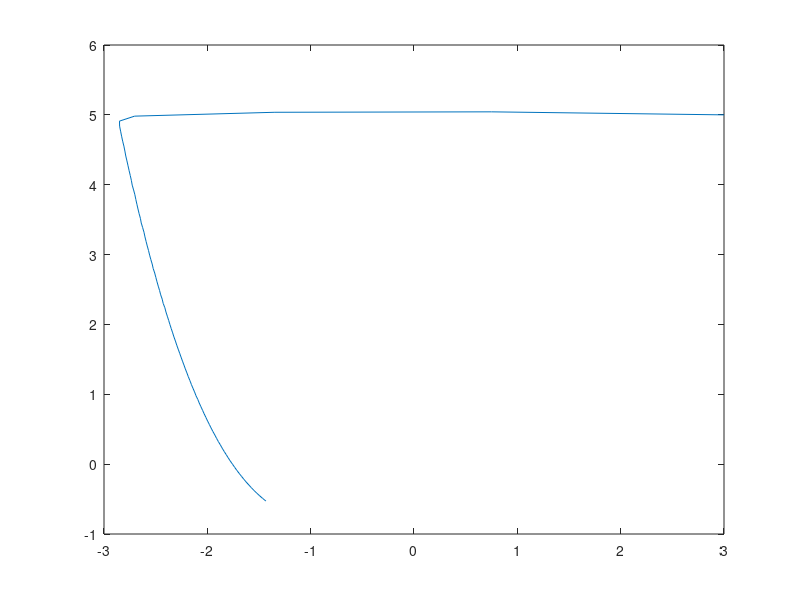

Recreate this plot in MATLAB.


x_0 = [3;5];
mu = 4;
timespan = linspace(0,10,100);
f = @(x,y) [mu*(x-1/3*x^3-y);1/mu*x];

% f = @(t,x) [mu*(x(1)-1/3*x(1)^3-x(2));1/mu*x(1)]
%[t,X] = ode45(f,[0 100],[0.1 0]);
[t,state] = ode45( @(t,z) f(z(1),z(2)),timespan, x_0);

plot(state(:,1),state(:,2));

